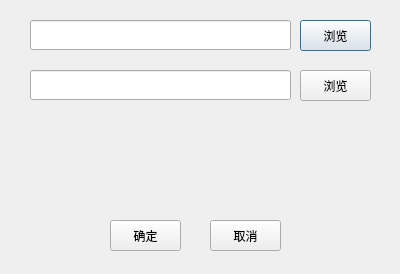
<?xml version="1.0" encoding="UTF-8"?>
<ui version="4.0">
 <class>TestDlg</class>
 <widget class="QDialog" name="TestDlg">
  <property name="geometry">
   <rect>
    <x>0</x>
    <y>0</y>
    <width>400</width>
    <height>274</height>
   </rect>
  </property>
  <property name="windowTitle">
   <string>测试窗体</string>
  </property>
  <widget class="QLineEdit" name="lineEditInFile">
   <property name="geometry">
    <rect>
     <x>30</x>
     <y>20</y>
     <width>261</width>
     <height>30</height>
    </rect>
   </property>
  </widget>
  <widget class="QPushButton" name="pushButtonInFile">
   <property name="geometry">
    <rect>
     <x>300</x>
     <y>20</y>
     <width>71</width>
     <height>31</height>
    </rect>
   </property>
   <property name="text">
    <string>浏览</string>
   </property>
  </widget>
  <widget class="QPushButton" name="pushButtonOutFile">
   <property name="geometry">
    <rect>
     <x>300</x>
     <y>70</y>
     <width>71</width>
     <height>31</height>
    </rect>
   </property>
   <property name="text">
    <string>浏览</string>
   </property>
  </widget>
  <widget class="QLineEdit" name="lineEditOutFile">
   <property name="geometry">
    <rect>
     <x>30</x>
     <y>70</y>
     <width>261</width>
     <height>30</height>
    </rect>
   </property>
  </widget>
  <widget class="QPushButton" name="pushButtonOK">
   <property name="geometry">
    <rect>
     <x>110</x>
     <y>220</y>
     <width>71</width>
     <height>31</height>
    </rect>
   </property>
   <property name="text">
    <string>确定</string>
   </property>
  </widget>
  <widget class="QPushButton" name="pushButtonCanCel">
   <property name="geometry">
    <rect>
     <x>210</x>
     <y>220</y>
     <width>71</width>
     <height>31</height>
    </rect>
   </property>
   <property name="text">
    <string>取消</string>
   </property>
  </widget>
 </widget>
 <resources/>
 <connections/>
</ui>
